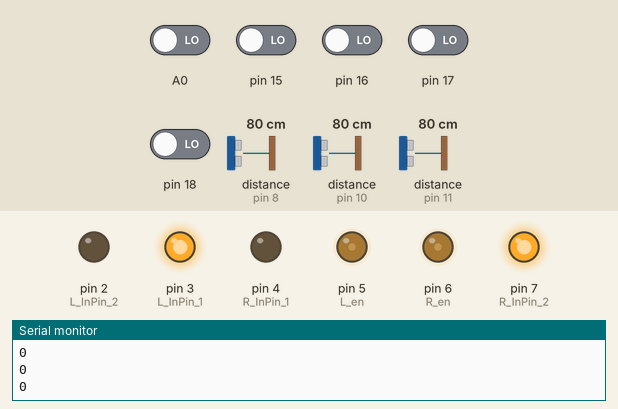
Simulated run of this sketch. Board: Arduino Uno, built with avr-gcc and run on an emulated ATmega328P. On the bench: output pins drawn as LEDs (lit = HIGH), the last lines printed to the serial monitor. The test bench sets the inputs (shaded band); at power-on: A0, pin 15–18 LOW, distance to the obstacle (sensors on pin 8, pin 10, pin 11) 80 cm.

Above: at 1.2 s.
1.3 s: A0 driven HIGH
At 2.6 s:
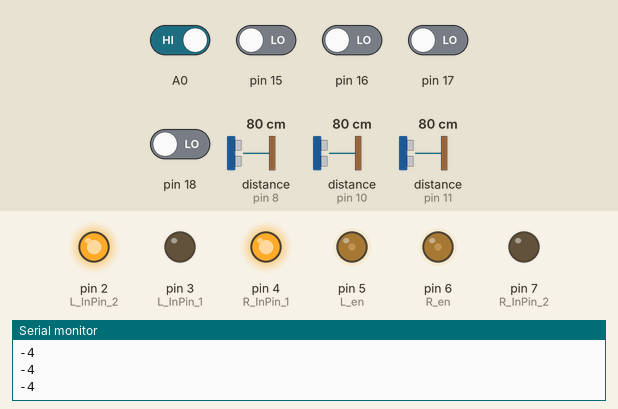
2.9 s: A0 driven LOW
At 4.0 s:
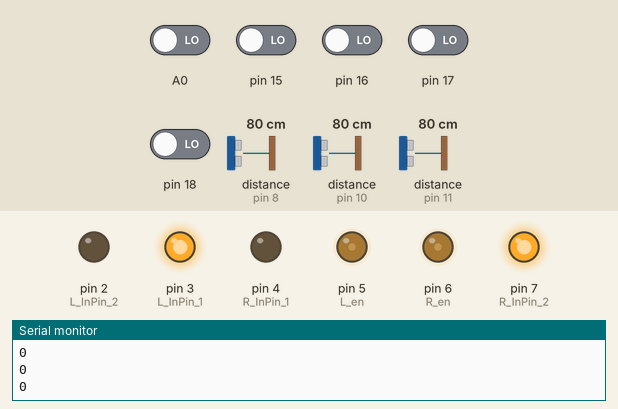
4.4 s: pin 16 driven HIGH
At 5.0 s:
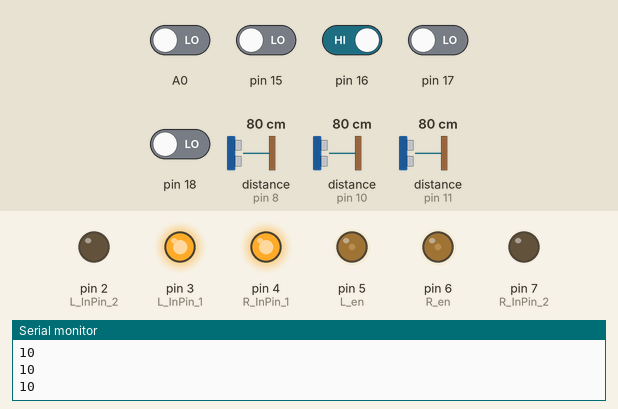
6.0 s: pin 15 driven HIGH
At 7.2 s:
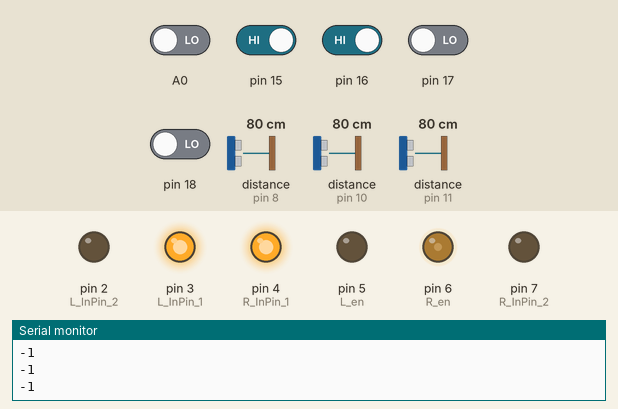
7.5 s: pin 15 driven LOW
At 8.7 s:
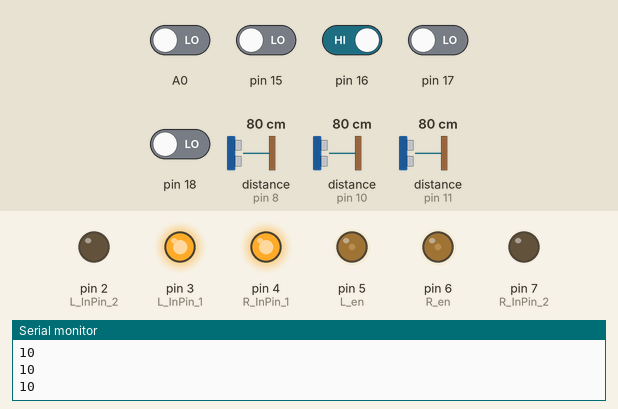
9.0 s: pin 17 driven HIGH
At 9.8 s:
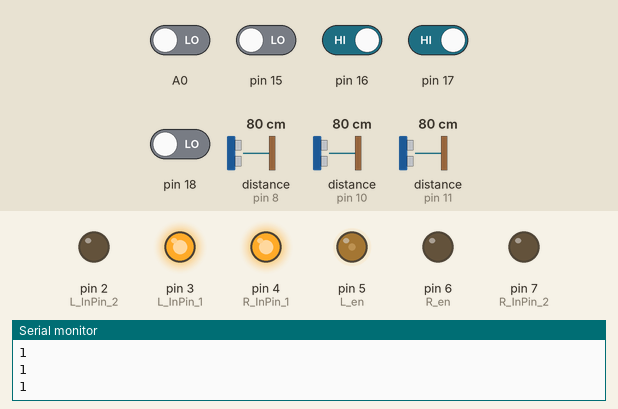
Timing chart, 0 to 11.5 s (numbered marks = the images above; inputs shaded):
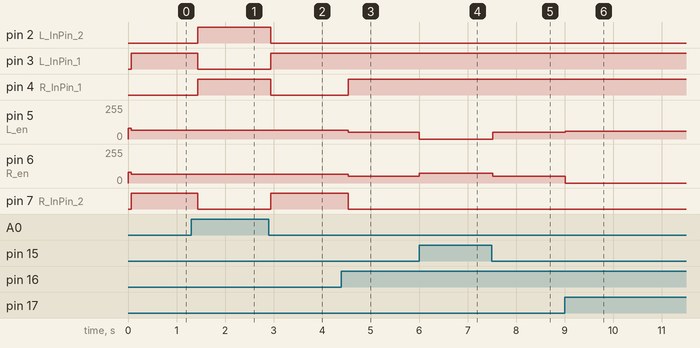

The sketch:

Arduino_VLF_fllow.ino
```cpp
  #include <NewPing.h>

  #define L_InPin_2 2  //왼쪽모터 핀1
  #define L_InPin_1 3  //왼쪽모터 핀2
  #define R_InPin_2 7  //오른쪽모터 핀1
  #define R_InPin_1 4  //오른쪽모터 핀2
  #define L_en 5 //왼쪽모터 속도 제어 핀
  #define R_en 6 //오른쪽모터 속도 제어 핀
  #define F_Sonar 8  //정면부 초음파 센서 연결 핀
  #define R_Sonar 10 //오른쪽 초음파 센서 연결 핀
  #define L_Sonar 11 //왼쪽 초음파 센서 연결 핀
  #define MaxDistance  150
  #define p_gain 0.4
  #define er 10
  #define dw 360

  int index;
  int nm_sp_L = 80;
  int nm_sp_R = 88;

  NewPing R_sensor(R_Sonar,R_Sonar,MaxDistance);
  float R_Sonar_Error = 0.0;
  float R_Sonar_distance = 0.0;
  float R_Sonar_distance_old = 0.0;

  NewPing L_sensor(L_Sonar,L_Sonar,MaxDistance);
  float L_Sonar_Error = 0.0;
  float L_Sonar_distance = 0.0;
  float L_Sonar_distance_old = 0.0;

  NewPing F_sensor(F_Sonar,F_Sonar,MaxDistance);
  float F_Sonar_Error = 0.0;
  float F_Sonar_distance = 0.0;
  float F_Sonar_distance_old = 0.0;


  void read_sonar_sensor(void){ //초음파센서 측정
    R_Sonar_distance = R_sensor.ping_cm()*10.0;
    L_Sonar_distance = L_sensor.ping_cm()*10.0;
    F_Sonar_distance = F_sensor.ping_cm()*10.0;
    if(R_Sonar_distance == 0){R_Sonar_distance = MaxDistance * 10.0;}
    if(L_Sonar_distance == 0){L_Sonar_distance = MaxDistance * 10.0;}
    if(F_Sonar_distance == 0){F_Sonar_distance = MaxDistance * 10.0;}
  }

  void update_sonar_old(void){ //초음파 센서의 옛날값 저장
    R_Sonar_distance_old = R_Sonar_distance;
    L_Sonar_distance_old = L_Sonar_distance;
    F_Sonar_distance_old = F_Sonar_distance;
  }

  void update_sonar_error(void){ //초음파 센서의 옛날값과 현재값의 차이 저장
    R_Sonar_Error = R_Sonar_distance - R_Sonar_distance_old;
    L_Sonar_Error = L_Sonar_distance - L_Sonar_distance_old;
    F_Sonar_Error = F_Sonar_distance - F_Sonar_distance_old;
  }

  void setup() {
    Serial.begin(115200);  //스크린프린트를 115200의 속도로 사용
    pinMode(L_InPin_1,OUTPUT); //왼쪽모터1 핀 모드를 아웃풋으로
    pinMode(L_InPin_2,OUTPUT); //왼쪽모터2 핀 모드를 아웃풋으로
    pinMode(R_InPin_1,OUTPUT); //오른쪽모터1 핀 모드를 아웃풋으로
    pinMode(R_InPin_2,OUTPUT); //오른쪽모터2 핀 모드를 아웃풋으로
    analogWrite(L_en,80);  //왼쪽모터 속도 조정
    analogWrite(R_en,80);  //오른쪽모터 속도 조정

    read_sonar_sensor();
  }

  void runing(int t,int L_sp,int R_sp){
    analogWrite(L_en,L_sp); //왼쪽 모터 속도를 L_sp로 하라
    analogWrite(R_en,R_sp); //오른쪽 모터 속도를 R_sp로 하라
    digitalWrite(L_InPin_1,HIGH);  //왼쪽모터1 핀에 +
    digitalWrite(L_InPin_2,LOW);   //왼쪽모터2 핀에 -
    digitalWrite(R_InPin_1,HIGH);  //오른쪽모터1 핀에 +
    digitalWrite(R_InPin_2,LOW);   //왼쪽모터2 핀에 -
    delay (t);
  }
  void Left(int t,float sp){
    analogWrite(L_en,sp);
    analogWrite(R_en,sp);
    digitalWrite(L_InPin_2,HIGH);
    digitalWrite(L_InPin_1,LOW);
    digitalWrite(R_InPin_1,HIGH);
    digitalWrite(R_InPin_2,LOW);
    delay(t);
  }
  void Right(int t,int sp){
    analogWrite(L_en,sp);
    analogWrite(R_en,sp);
    digitalWrite(L_InPin_1,HIGH);
    digitalWrite(L_InPin_2,LOW);
    digitalWrite(R_InPin_2,HIGH);
    digitalWrite(R_InPin_1,LOW);
    delay(t);
  }

  void Stop(int t){
    digitalWrite(L_InPin_1,LOW);
    digitalWrite(L_InPin_2,LOW);
    digitalWrite(R_InPin_2,LOW);
    digitalWrite(R_InPin_1,LOW);
    delay(t);
  }

  float ck=-1;
  float ck_L=0;
  int ck_R=0;

  int line_index;
  int sum=0;

  int read_line_sensor(){
  int i;

  sum=0;
  int line_sensor[5]={0,0,0,0,0};

  for(i=0;i<5;i++){
    line_sensor[i]=(digitalRead(A0+i));
    sum += line_sensor[i];
    }
  if(sum==0) line_index = 0;
  if(sum==5) line_index = -10;
  if(sum==1){
    if(line_sensor[0]==1) line_index = -4;
    if(line_sensor[1]==1) line_index = -2;
    if(line_sensor[2]==1) line_index = 10;
    if(line_sensor[3]==1) line_index = 2;
    if(line_sensor[4]==1) line_index = 4;
    }
  if(sum==2){
    if(line_sensor[0]==1 && line_sensor[1]==1) line_index = -3;
    if(line_sensor[1]==1 && line_sensor[2]==1) line_index = -1;
    if(line_sensor[2]==1 && line_sensor[3]==1) line_index = 1;
    if(line_sensor[3]==1 && line_sensor[4]==1) line_index = 3;
    }
  Serial.print(line_index);
  Serial.println("");
  return line_index;
  }

  void wall_fillowing1(){
    runing(1,nm_sp_L+(L_Sonar_Error*3),nm_sp_R-(L_Sonar_Error*3));
    }
  void wall_fillowing2(){
    ck_L=nm_sp_L-(L_Sonar_distance-R_Sonar_distance)*p_gain;
    ck_R=nm_sp_R+(L_Sonar_distance-R_Sonar_distance)*p_gain;


    if(ck_L>=200){
      ck_L=200;
      }
    if(ck_L<=50){
      ck_L=50;
      }
    if(ck_R>=200){
      ck_R=200;
     }
    if(ck_R<=50){
      ck_R=50;
     }

    if(ck_R>ck_L){ck=1;}
    if(ck_R<ck_L){ck=0;}

    if(L_Sonar_distance >= 1400){
      wall_fillowing1();
      }

    else if(dw+er*2>=R_Sonar_distance+L_Sonar_distance && R_Sonar_distance==L_Sonar_distance){
      wall_fillowing1();
      }

    else if(R_Sonar_distance<=L_Sonar_distance+er && R_Sonar_distance>=L_Sonar_distance-er && L_Sonar_distance != 1500){
      if(ck==0){
        while(1){
          index=read_line_sensor();
          read_sonar_sensor();
          Left(1,65);
          if(dw+er*6>=R_Sonar_distance+L_Sonar_distance || index != 0){
            break;
          }
        }
      }
    else{
      while(1){
        index=read_line_sensor();
        read_sonar_sensor();
        Right(1,65);
        if(dw+er*6>=R_Sonar_distance+L_Sonar_distance || index != 0){
          break;
          }
        }
      }
    }
    else{
      runing(1,ck_L,ck_R);
    }
  }


  void loop() {
    read_line_sensor();
    read_sonar_sensor();
    update_sonar_error();
    update_sonar_old();

    float L_control_speed=20;
    float R_control_speed= L_control_speed*1.2;;
    index=read_line_sensor();


    if(index != 0){
      switch(index){
      case -4 : Left(1,65); break;
      case -3 : Left(1,65); break;
      case -2 : Left(1,65); break;
      case -1 : runing(1,0,72); break;
      case 10 : runing(1,50,50); break;
      case 1 : runing(1,60,0); break;
      case 2 : Right(1,65); break;
      case 3 : Right(1,65); break;
      case 4 : Right(1,65); break;
      case -10 : Stop(1); break;
    }
      }

    else{
      read_sonar_sensor();
      update_sonar_error();
      update_sonar_old();
      wall_fillowing2();
    //  Serial.println(F_Sonar_distance);
      if(F_Sonar_distance<=370+er){
        while(1){
        index=read_line_sensor();
        read_sonar_sensor();
        Right(1,65);
        if(370>=L_Sonar_distance || index != 0){
          break;
        }
       }
      }
      delay(100);
    }


}
```

Measured:
- after the input at 1.3 s, pin 2 (L_InPin_2), pin 4 (R_InPin_1): LOW → HIGH after 0.14 s; pin 3 (L_InPin_1), pin 7 (R_InPin_2): HIGH → LOW after 0.14 s
- after the input at 2.9 s, pin 2 (L_InPin_2), pin 4 (R_InPin_1): HIGH → LOW at once; pin 3 (L_InPin_1), pin 7 (R_InPin_2): LOW → HIGH at once
- after the input at 4.4 s, pin 4 (R_InPin_1): LOW → HIGH after 0.14 s; pin 5 (L_en), pin 6 (R_en): 65/255 → 50/255 after 0.14 s; pin 7 (R_InPin_2): HIGH → LOW after 0.14 s
- after the input at 6.0 s, pin 5 (L_en): 50/255 → 0/255 at once; pin 6 (R_en): 50/255 → 72/255 at once
- after the input at 7.5 s, pin 5 (L_en): 0/255 → 50/255 at once; pin 6 (R_en): 72/255 → 50/255 at once
- after the input at 9.0 s, pin 5 (L_en): 50/255 → 60/255 at once; pin 6 (R_en): 50/255 → 0/255 at once
